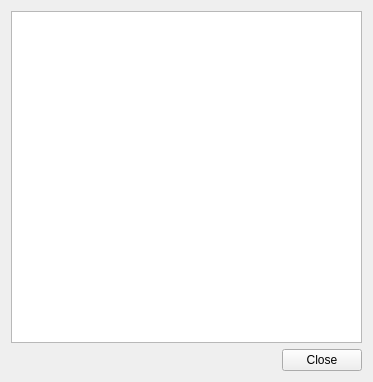
<?xml version="1.0" encoding="UTF-8"?>
<ui version="4.0">
 <class>About</class>
 <widget class="QWidget" name="About">
  <property name="geometry">
   <rect>
    <x>0</x>
    <y>0</y>
    <width>373</width>
    <height>382</height>
   </rect>
  </property>
  <property name="windowTitle">
   <string>About</string>
  </property>
  <layout class="QVBoxLayout" name="verticalLayout">
   <item>
    <widget class="QTextBrowser" name="about_html"/>
   </item>
   <item>
    <widget class="QDialogButtonBox" name="buttonBox">
     <property name="standardButtons">
      <set>QDialogButtonBox::Close</set>
     </property>
    </widget>
   </item>
  </layout>
 </widget>
 <resources/>
 <connections>
  <connection>
   <sender>buttonBox</sender>
   <signal>clicked(QAbstractButton*)</signal>
   <receiver>About</receiver>
   <slot>close()</slot>
   <hints>
    <hint type="sourcelabel">
     <x>439</x>
     <y>517</y>
    </hint>
    <hint type="destinationlabel">
     <x>491</x>
     <y>473</y>
    </hint>
   </hints>
  </connection>
 </connections>
</ui>
